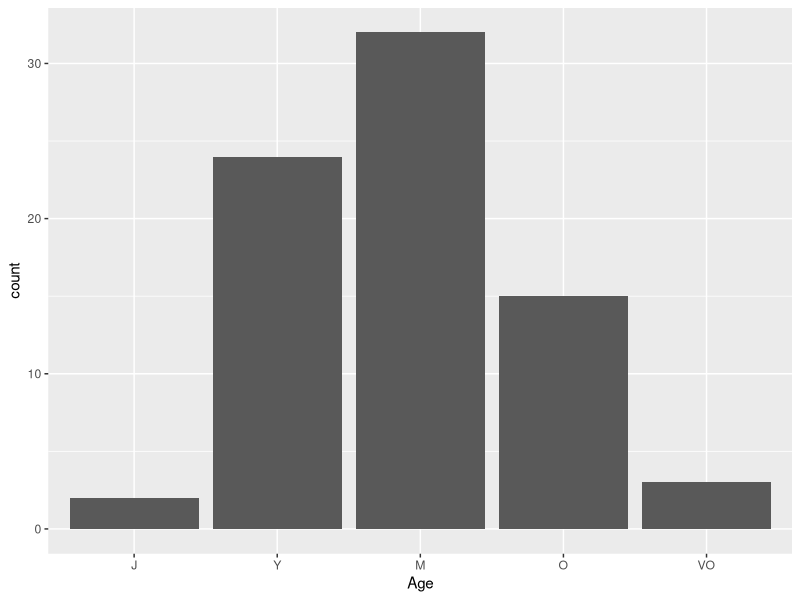
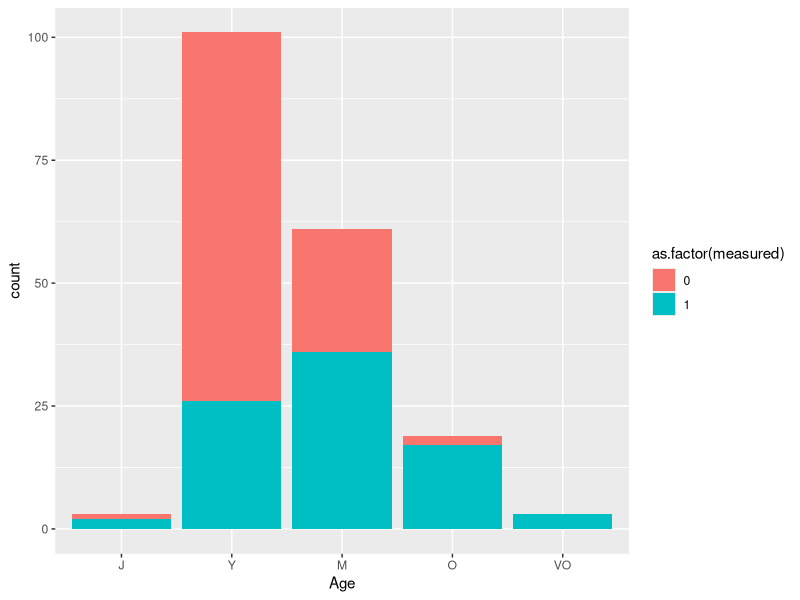
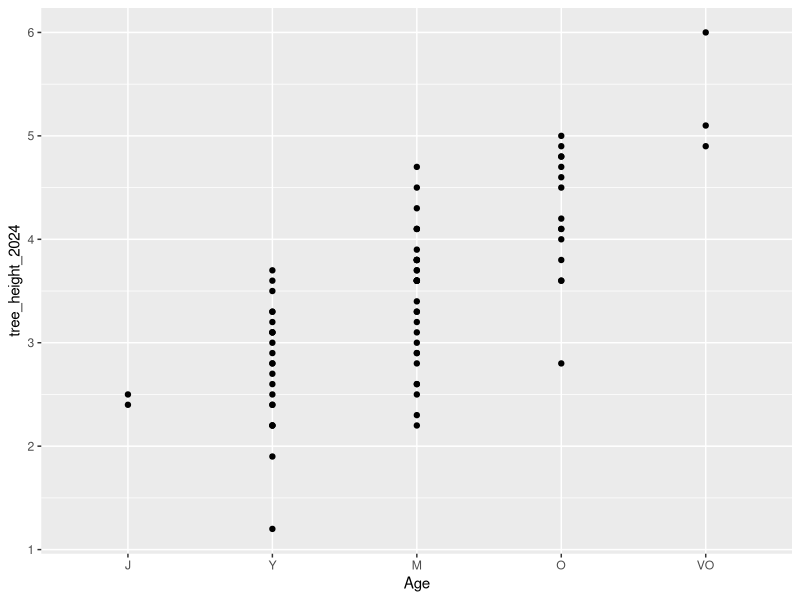
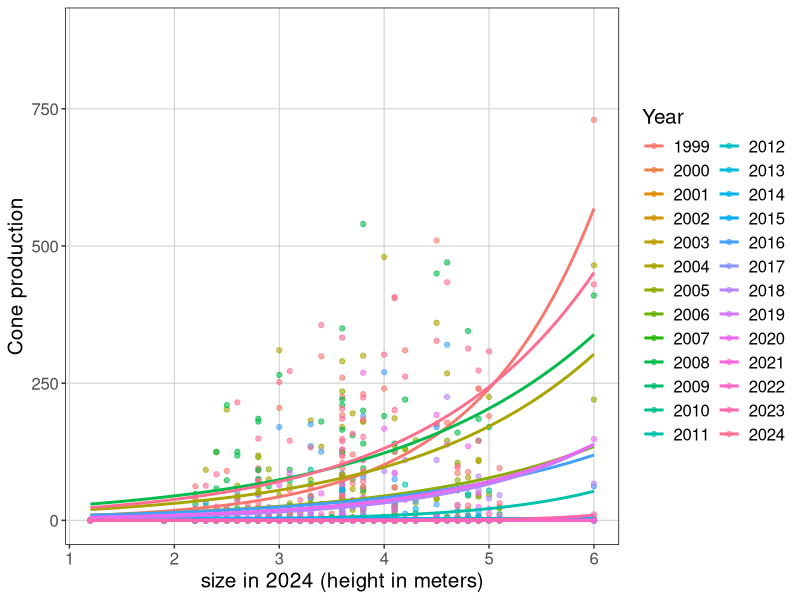
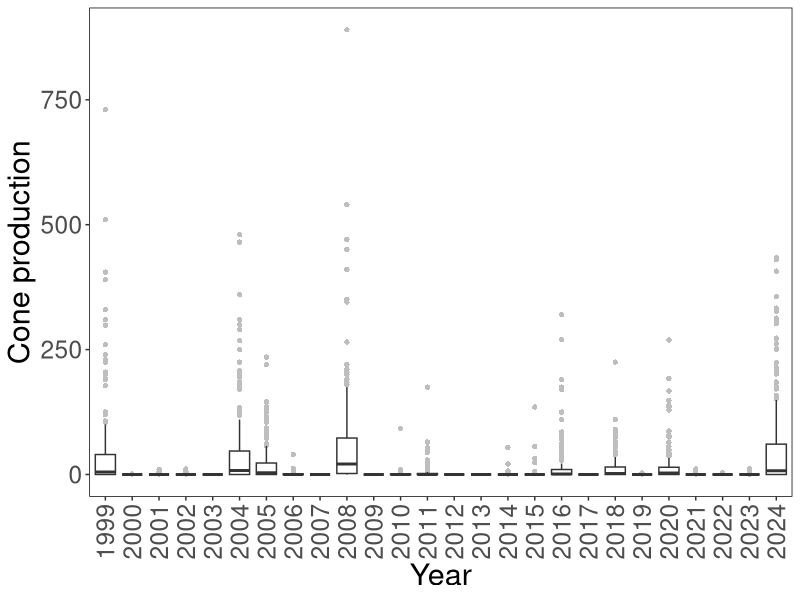

The R source for these figures, in order:
library(tidyverse)
library(cowplot)

## load masting data start-2023
mast.data <- read.csv("sev204_treemastproduction.csv")

## load masting data from 2024
mast.data.2024 <- read.csv("sev_treemastproduction_2024.csv")

# Notes from MAST QAQC
# not all sites began during the same year, but NAs were added (historically) for tree Field_IDs for all years prior to initiation of the study at a site. These NAs should likely be removed before analysis.

## load height dat for mast trees collected by Dylan Taylor in 2024
height.data <- read.csv("Mast_PIED_height.csv")

# ------ DATA CLEANING -----------

## clean mast data

mast.pin <- mast.data %>% 
  filter(Species == "PIED") %>% # filter data to only pinon species
  select(c(Year, Site, Plot, Subplot, Field_ID, Fruit_Count, Age)) %>%
  mutate(Age = factor(Age, levels = c("J","Y","M","O","VO"))) %>% # make age a factor
  unite("Plot_Subplot", c(Plot,Subplot), sep = ".") %>% # create 'plot_subplot' to match height data
  mutate(Plot_Subplot = as.factor(Plot_Subplot)) %>%
  filter(Field_ID > 0) 

# 2024
mast.pin.24 <- mast.data.2024 %>% 
  mutate_at(c('Fruit_Count_N','Fruit_Count_E','Fruit_Count_S','Fruit_Count_W'),as.integer) %>%
  filter(Species == "PIED") %>% # filter data to only pinon species
  mutate(Age = factor(Age, levels = c("J","Y","M","O","VO"))) %>% # make age a factor
  unite("Plot_Subplot", c(Plot,Subplot), sep = ".") %>% # create 'plot_subplot' to match height data
  mutate(Plot_Subplot = as.factor(Plot_Subplot)) %>%
  mutate(Fruit_Count = select(.,Fruit_Count_N,Fruit_Count_E,Fruit_Count_S,Fruit_Count_W) %>% rowSums(na.rm=T)) %>% # combine fruit counts
  select(c(Year, Site, Plot_Subplot, Field_ID, Age, Fruit_Count)) %>% # only columns we need
  filter(Field_ID > 0)

mast.pin.24[which(mast.pin.24$Field_ID==4114),'Fruit_Count'] <-NA  # add NA for weird measurement (check w/ Dylan)

# combine past years & 2024
mast.comb <- mast.pin %>% 
  full_join(mast.pin.24)

## clean height data

height.pin <- height.data %>%
  mutate(Plot_Subplot = as.factor(Plot_Subplot)) %>%
  rename(tree_height_2024 = tree_height) %>%
  mutate(alive = if_else(tree_height_2024=='d',0, if_else(tree_height_2024 > 0, 1, NA))) %>% # make a column for assigning alive/dead status; 0 = dead, 1 = alive or possibly missing for now
  mutate(measured = if_else(tree_height_2024 > 0, 1, 0)) %>% # make a column for whether height was measured in 2024
  mutate(tree_height_2024 = as.numeric(tree_height_2024)) # missing or 'd' will become NA's

  # check missing height matches length of NAs and length of 'dead' in alive column 
  length(which(is.na(height.pin$tree_height_2024))) # all missing height
  length(which(is.na(height.pin$tree_height_2024&height.pin$alive))) # missing height because missing 
  length(which(is.na(height.pin$tree_height_2024)&height.pin$alive==0)) # missing height b/c dead
  
  
## merge height and mast data
reprodat <- mast.comb %>% left_join(height.pin)

## save cleaned reprodat to file
write.csv(reprodat, "cleaned_cone_prod_data.csv")

## how many trees with height and masting data do we have?
length(which(reprodat$tree_height_2024>0&reprodat$Fruit_Count>=0&reprodat$Year==2020))

## list the Field_ID's that we have height and 2020 masting data for
tree_list <- reprodat %>%
  filter(Year == 2020 & Fruit_Count >= 0 & tree_height_2024 > 0) %>%
  pull(Field_ID) %>%
  unique()

# write.csv(tree_list, "masting_tree_list_2024.csv")

# ----- plot Number of HEIGHT counts by 2020 age/size class

reprodat %>% 
  filter(Year == 2020 & Fruit_Count >= 0 & tree_height_2024 > 0) %>%
  ggplot() +
  geom_bar(aes(x = Age))

reprodat %>% 
  filter(Year == 2020 & Fruit_Count >= 0) %>%
  ggplot() +
  geom_bar(aes(x = Age, fill = as.factor(measured)))

# ------ plot height 2024 based on age class 2023 -------

reprodat %>% 
  filter(Year == 2023 & Fruit_Count >= 0) %>%
  ggplot() +
  geom_point(aes(x = Age, y = tree_height_2024))

# ----- PLOT CONE PROD. VS HEIGHT ----------
## plot
#tiff("reproduction_prelim_data_plotted.tif",width = 6.5,height=6,units="in", res=300)

# plot cone production in most recent 2 mast years against size in 2024
# cols
cols <- c('2018'='#225ea8','2020'='#CB79E1', '2024'='coral')

reprodat %>% 
  filter(Year > 1998) %>% 
  mutate(Year = as.factor(Year)) %>%
  ggplot(aes(x = tree_height_2024, y = Fruit_Count)) +
  geom_point(aes(col = Year, group = Year), alpha = 0.6) +
  geom_smooth(aes(fill = Year, col = Year,group = Year), method = "glm", method.args = list(family = "poisson"), se = F) +
  #scale_color_manual(values = cols) +
  #scale_fill_manual(values = cols) +
  labs(x = "size in 2024 (height in meters)", y = "Cone production") +
  theme(
    text = element_text(size = 15),
    legend.key = element_rect(fill = "white"),
    panel.background = element_rect(linetype = "solid",fill = NA),
    panel.border = element_rect(linetype = "solid", fill = NA),
    panel.grid.major = element_line(colour = "lightgrey", linewidth = .4)
  )

# # plot cone production in only most recent mast year against size in 2024
# 
# reprodat %>% 
#   filter(Year == 2020) %>% # only look at mast years
#   ggplot(aes(x = tree_height_2024, y = Fruit_Count)) +
#   geom_point() +
#   geom_smooth(method = "glm", method.args = list(family = "poisson")) +
#   theme_bw()

#dev.off()

# ---- plot Cone production over time ---

reprodat %>% 
  filter(Year > 1998) %>% # only look at mast years
  mutate(Year = as.factor(Year)) %>%
  ggplot(aes(x = Year, y = Fruit_Count)) +
  geom_boxplot(outlier.shape=16, outlier.color='grey') +
  #scale_color_manual(values = cols) +
  #scale_fill_manual(values = cols) +
  labs(x = "Year", y = "Cone production") +
  theme(
    text = element_text(size = 22),
    legend.key = element_rect(fill = "white"),
    axis.text.x = element_text(angle = 90, vjust = 0.5, hjust=1),
    panel.background = element_rect(linetype = "solid",fill = NA),
    panel.border = element_rect(linetype = "solid", fill = NA)
  )
